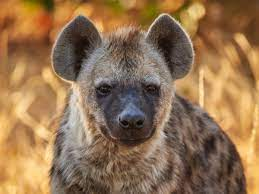
#> input picture advanced/images/hyena.jpg, 259 x 194 px
$ python masking.py
#> lines starting #> are read from the running program, lines starting #| are printed output that depends on the picture; after the words box and inside, x2 and y2 are one past the last pixel; in counts of white or black regions, pixels touching at a corner belong together
import cv2
import numpy as np

img = cv2.imread('images/hyena.jpg')
#> img is the input picture: shape (194, 259, 3); mean B, G, R 81.2, 114.9, 147.7
cv2.imshow('Original Image', img)

blank = np.zeros(img.shape[:2], dtype='uint8')
cv2.imshow("Blank Image", blank)

mask = cv2.circle(
    blank.copy(), (img.shape[1]//2, img.shape[0]//2), 80, 255, -1)
cv2.imshow('mask', mask)
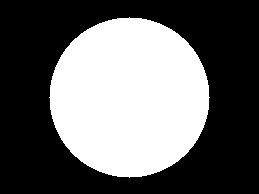
#> window 'mask': shape (194, 259); 40% white; 1 white region, box (x1, y1, x2, y2) and area: (49, 17, 210, 178) 20081

masked = cv2.bitwise_and(img, img, mask=mask)
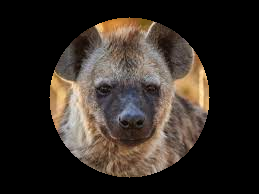
#> masked: shape (194, 259, 3); mean B, G, R 36.5, 42.6, 50.2
cv2.imshow('Masked Image', masked)

# Get wierd shape and apply it as a mask

circle = cv2.circle(
    blank.copy(), (img.shape[1]//2+40, img.shape[0]//2), 70, 255, -1)

rectangle = cv2.rectangle(blank.copy(), (30, 30), (180, 180), 255, -1)

wierd_shape = cv2.bitwise_and(circle, rectangle)
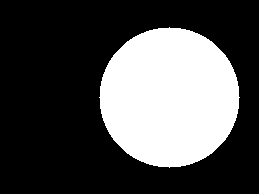
#> circle: shape (194, 259); 30.6% white; 1 white region, box (x1, y1, x2, y2) and area: (99, 27, 240, 168) 15373
cv2.imshow('Wierd Shape', wierd_shape)
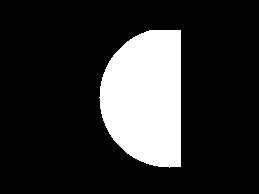
#> window 'Wierd Shape': shape (194, 259); 18.4% white; 1 white region, box (x1, y1, x2, y2) and area: (99, 30, 181, 168) 9234

wierd_shape_mask = cv2.bitwise_and(img, img, mask=wierd_shape)
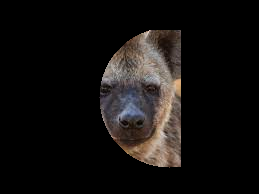
#> wierd_shape_mask: shape (194, 259, 3); mean B, G, R 15.8, 17, 19.5
cv2.imshow('Wierd Shaped Mask Picture', wierd_shape_mask)

cv2.waitKey(0)

$ run again, with advanced/images/bison.jpg copied over advanced/images/hyena.jpg
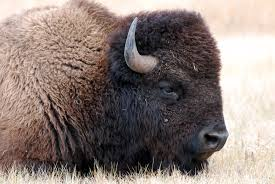
#> input picture advanced/images/bison.jpg, 275 x 184 px
#> img is the input picture: shape (184, 275, 3); mean B, G, R 121.1, 126.5, 140
#> `cv2.imshow('mask', mask)`:
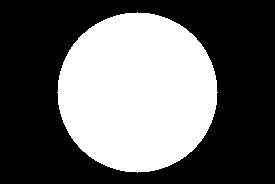
#> window 'mask': shape (184, 275); 39.7% white; 1 white region, box (x1, y1, x2, y2) and area: (57, 12, 218, 173) 20081
#> circle: shape (184, 275); 30.4% white; 1 white region, box (x1, y1, x2, y2) and area: (107, 22, 248, 163) 15373
#> `wierd_shape_mask = cv2.bitwise_and(img, img, mask=wierd_shape)`:
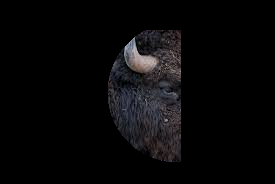
#> wierd_shape_mask: shape (184, 275, 3); mean B, G, R 8.4, 7.7, 8.1

$ run again, with advanced/images/lion.jpg copied over advanced/images/hyena.jpg
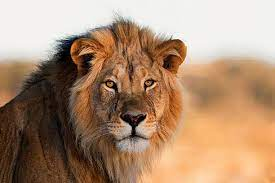
#> input picture advanced/images/lion.jpg, 275 x 183 px
#> img is the input picture: shape (183, 275, 3); mean B, G, R 114.9, 141.1, 172.8
#> `cv2.imshow('mask', mask)`:
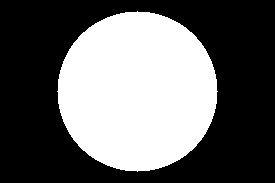
#> window 'mask': shape (183, 275); 39.9% white; 1 white region, box (x1, y1, x2, y2) and area: (57, 11, 218, 172) 20081
#> circle: shape (183, 275); 30.5% white; 1 white region, box (x1, y1, x2, y2) and area: (107, 21, 248, 162) 15373
#> `wierd_shape_mask = cv2.bitwise_and(img, img, mask=wierd_shape)`:
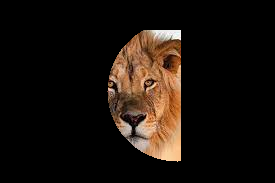
#> wierd_shape_mask: shape (183, 275, 3); mean B, G, R 12.5, 18, 25.5

$ run again, with advanced/images/monkey.jpg copied over advanced/images/hyena.jpg
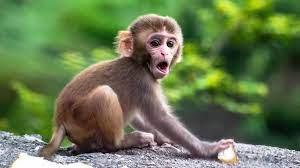
#> input picture advanced/images/monkey.jpg, 300 x 168 px
#> img is the input picture: shape (168, 300, 3); mean B, G, R 79.4, 120.2, 103
#> `cv2.imshow('mask', mask)`:
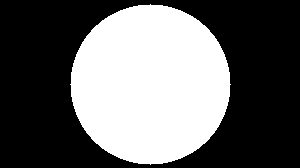
#> window 'mask': shape (168, 300); 39.8% white; 1 white region, box (x1, y1, x2, y2) and area: (70, 4, 231, 165) 20081
#> circle: shape (168, 300); 30.5% white; 1 white region, box (x1, y1, x2, y2) and area: (120, 14, 261, 155) 15373
#> `wierd_shape_mask = cv2.bitwise_and(img, img, mask=wierd_shape)`:
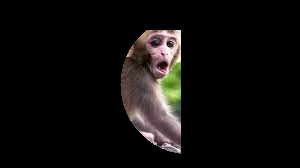
#> wierd_shape_mask: shape (168, 300, 3); mean B, G, R 12.2, 13.4, 15.2
